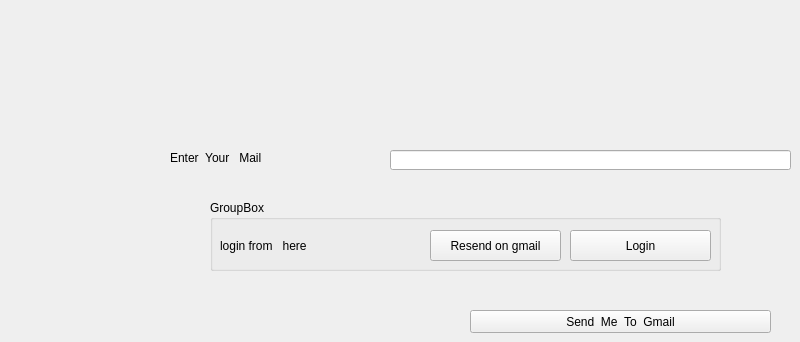
    <widget class="QWidget" name="tab_21">
     <attribute name="title">
      <string>Page</string>
     </attribute>
     <widget class="QLabel" name="label_58">
      <property name="geometry">
       <rect>
        <x>170</x>
        <y>150</y>
        <width>201</width>
        <height>16</height>
       </rect>
      </property>
      <property name="styleSheet">
       <string notr="true">color: rgb(0, 0, 0);</string>
      </property>
      <property name="text">
       <string>Enter  Your   Mail</string>
      </property>
     </widget>
     <widget class="QLineEdit" name="lineEdit_51">
      <property name="geometry">
       <rect>
        <x>390</x>
        <y>150</y>
        <width>401</width>
        <height>20</height>
       </rect>
      </property>
     </widget>
     <widget class="QPushButton" name="pushButton_41">
      <property name="geometry">
       <rect>
        <x>470</x>
        <y>310</y>
        <width>301</width>
        <height>23</height>
       </rect>
      </property>
      <property name="styleSheet">
       <string notr="true">color: rgb(0, 0, 0);</string>
      </property>
      <property name="text">
       <string>Send  Me  To  Gmail</string>
      </property>
     </widget>
     <widget class="QGroupBox" name="groupBox_8">
      <property name="geometry">
       <rect>
        <x>210</x>
        <y>200</y>
        <width>511</width>
        <height>71</height>
       </rect>
      </property>
      <property name="title">
       <string>GroupBox</string>
      </property>
      <widget class="QLabel" name="label_59">
       <property name="geometry">
        <rect>
         <x>10</x>
         <y>30</y>
         <width>331</width>
         <height>31</height>
        </rect>
       </property>
       <property name="styleSheet">
        <string notr="true">color: rgb(0, 0, 0);</string>
       </property>
       <property name="text">
        <string>login from   here</string>
       </property>
      </widget>
      <widget class="QPushButton" name="pushButton_43">
       <property name="geometry">
        <rect>
         <x>360</x>
         <y>30</y>
         <width>141</width>
         <height>31</height>
        </rect>
       </property>
       <property name="styleSheet">
        <string notr="true">color: rgb(0, 0, 0);</string>
       </property>
       <property name="text">
        <string>Login</string>
       </property>
      </widget>
      <widget class="QPushButton" name="pushButton_45">
       <property name="geometry">
        <rect>
         <x>220</x>
         <y>30</y>
         <width>131</width>
         <height>31</height>
        </rect>
       </property>
       <property name="styleSheet">
        <string notr="true">color: rgb(0, 0, 0);</string>
       </property>
       <property name="text">
        <string>Resend on gmail</string>
       </property>
      </widget>
     </widget>
    </widget>
